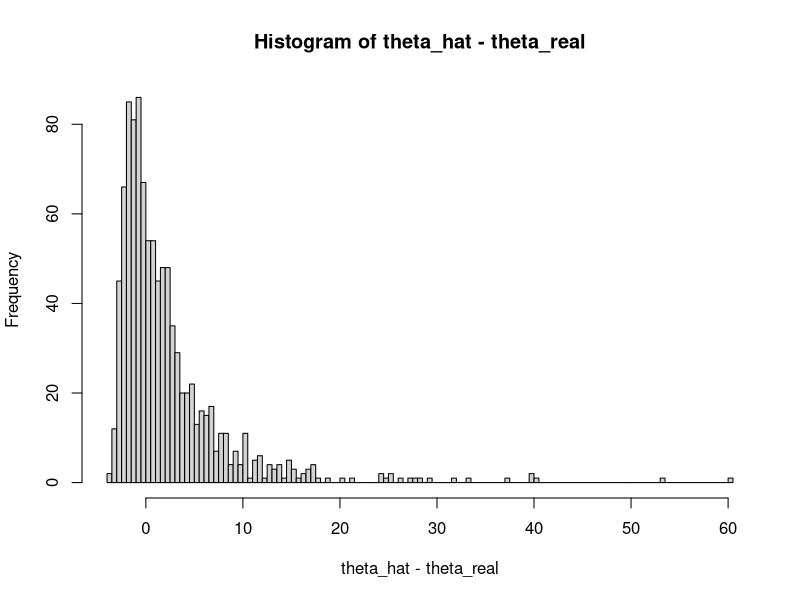
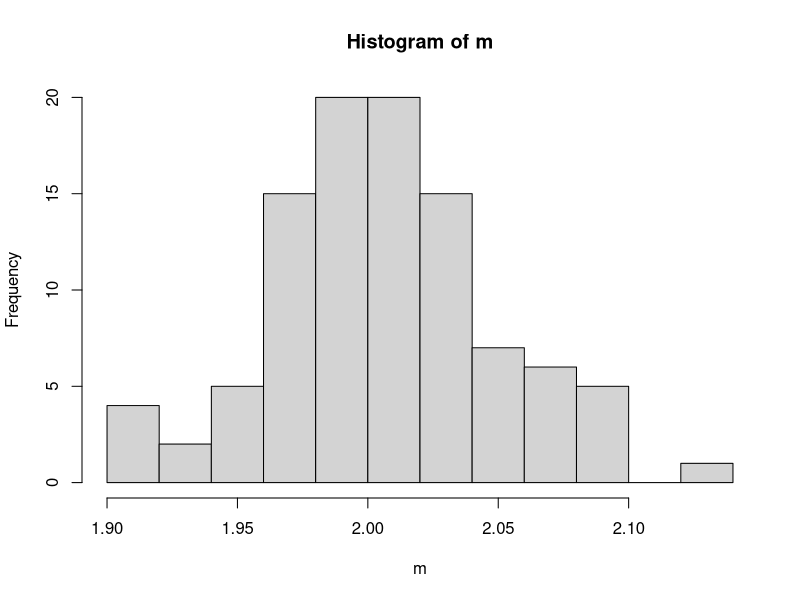
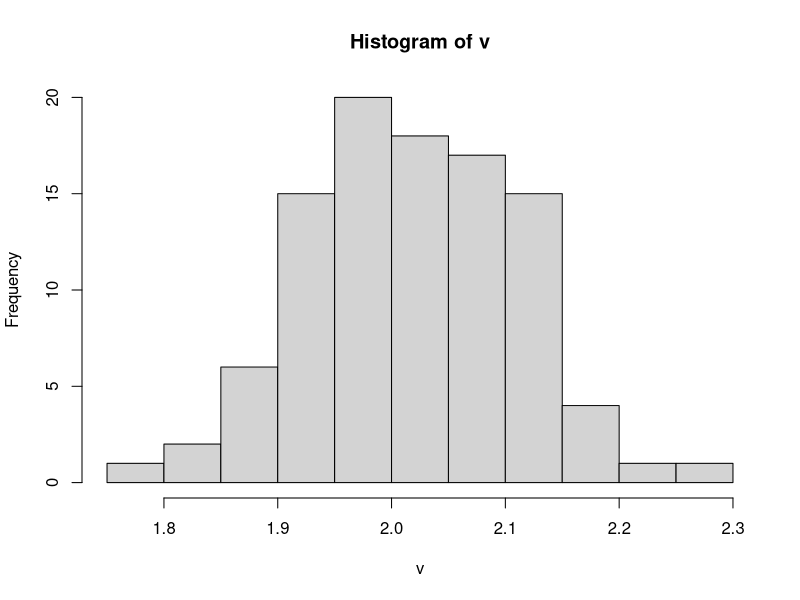
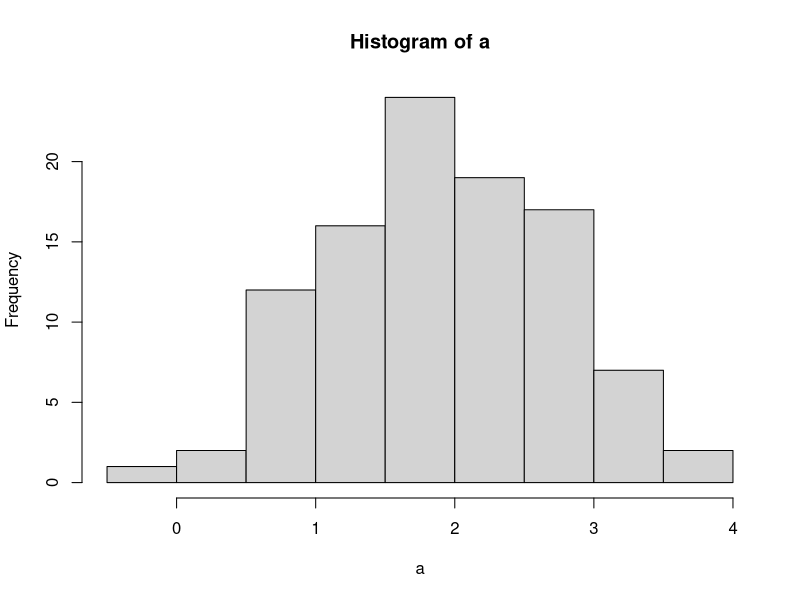
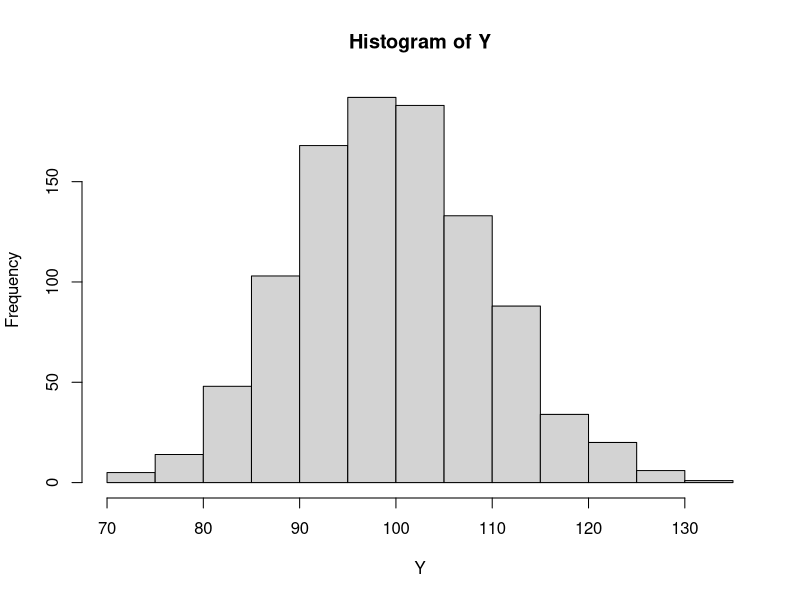
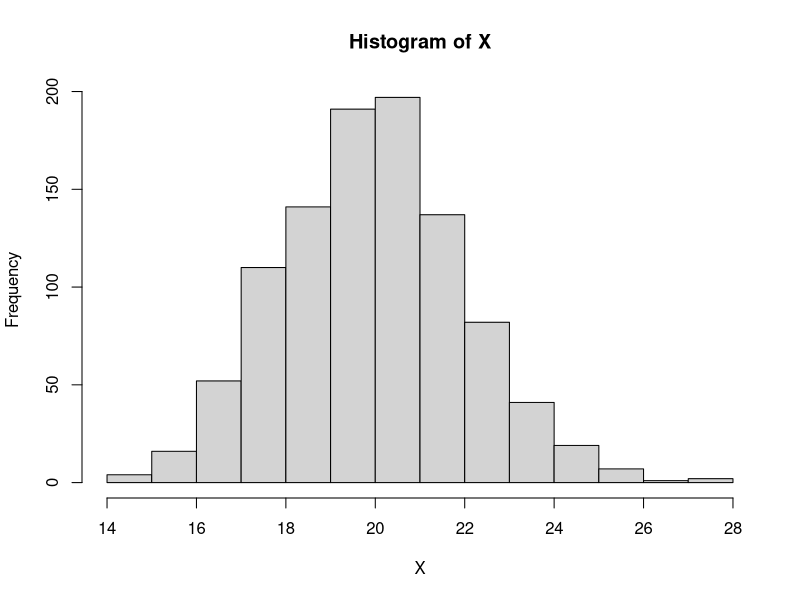
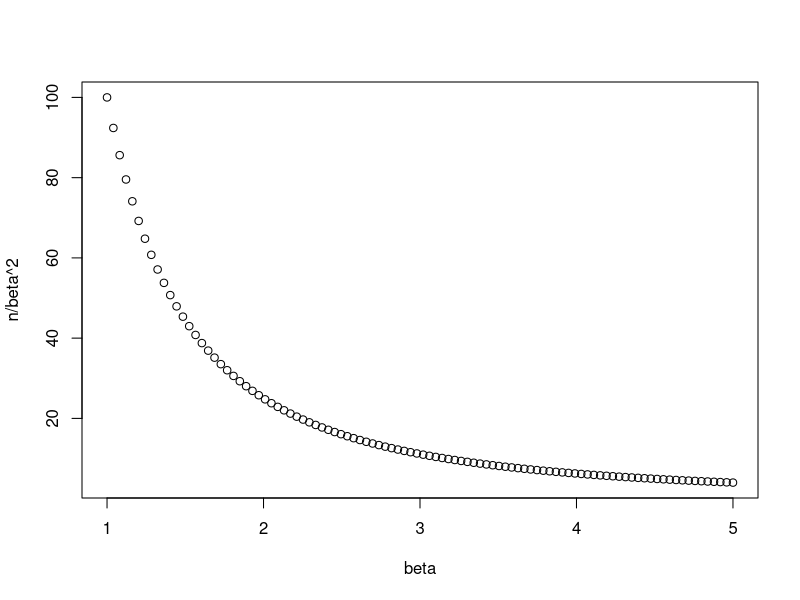
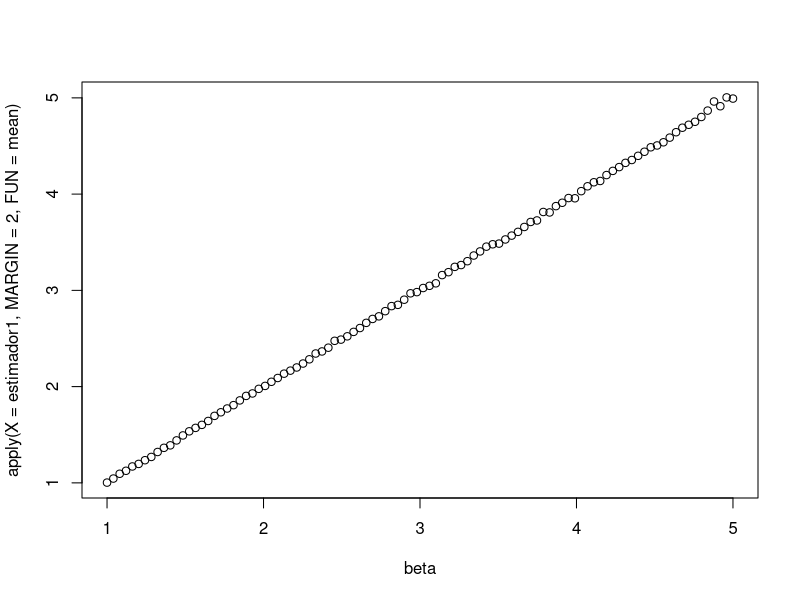

The R script that drew these images, in order:
## ---- chunk 1
theta_real <- 5
X <- matrix(rexp(n = 1000 * 3, rate = theta_real), ncol = 3)

T <- apply(X = X, MARGIN = 1, FUN = sum)

theta_hat <- 3 / T

hist(theta_hat - theta_real, breaks = 100)

## ---- chunk 2
mean(theta_hat - theta_real)
## ---- chunk 3
U <- 2 / T
mean(U - theta_real)
## ---- chunk 4
var(U) + mean(U-theta_real)^2
## ---- chunk 5
var(theta_hat) + mean(theta_hat-theta_real)^2
## ---- chunk 6
theta_bayes <- 4/(2+T)
var(theta_bayes) + mean(theta_bayes-theta_real)^2
## ---- chunk 7
X <- matrix(rpois(n = 1000*100, lambda = 2), nrow = 100)

m <- apply(X, 1, mean)
v<- apply(X, 1, var)
a <- apply(X, 1, function(x, alpha){alpha*mean(x) + (1-alpha)*var(x)}, alpha = 10)

hist(m)
hist(v)
hist(a)

## ---- chunk 8
t <- 20
theta <- 5
n <- t * theta

Y <- rpois(n = 1000, lambda = t*theta)
X <- rgamma(n = 1000, shape = n, rate = theta)
## ---- chunk 9
mean(Y/theta^2)
## ---- chunk 10
n /theta^2
## ---- chunk 11
hist(Y)
hist(X)

## ---- chunk 12
beta <- seq(1, 5, length.out = 100)
n <- 100

lista_muestras <- lapply(
  X = beta,
  FUN = function(b) {
    matrix(rexp(n = n * 500, rate = b), nrow = 500)
  }
)

plot(beta, n / beta^2)
## ---- chunk 13
estimador1 <- sapply(
  X = lista_muestras,
  FUN = function(x) {
    apply(x, 1, function(xx) (n - 1) / sum(xx))
  }
)

plot(beta, apply(X = estimador1, MARGIN = 2, FUN = mean))
plot(beta, apply(X = estimador1, MARGIN = 2, FUN = var))
lines(beta, beta^2 / n, col = "blue")
lines(beta, beta^2 / (n - 2), col = "red")
## ---- chunk 14
estimador2 <- sapply(
  X = lista_muestras,
  FUN = function(x) {
    apply(x, 1, function(xx) mean(xx))
  }
)

plot(1/beta, apply(X = estimador2, MARGIN = 2, FUN = mean))
plot(beta, apply(X = estimador2, MARGIN = 2, FUN = var))
lines(beta, 1 / (n * beta^2), col = "blue")
